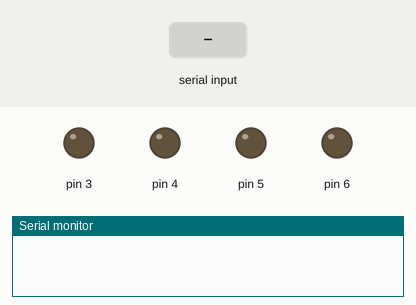
Recording of a sketch running on a simulated Arduino Uno, built with avr-gcc and run on an emulated ATmega328P. Shown: output pins drawn as LEDs (lit = HIGH), the last lines printed to the serial monitor. Inputs (shaded band) come from the test bench.

Above: at 1.2 s.
1.3 s: "*forword#" received over the second serial link
At 2.0 s:
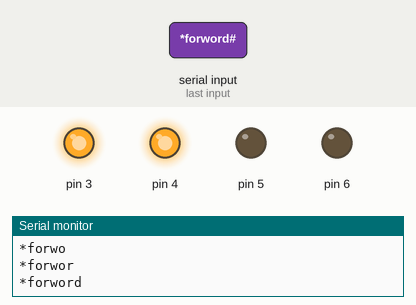
2.8 s: "*backword#" received over the second serial link
At 3.5 s:
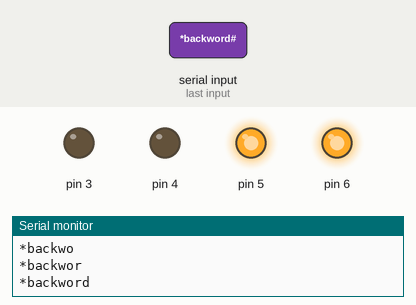
4.4 s: "*left#" received over the second serial link
At 5.1 s:
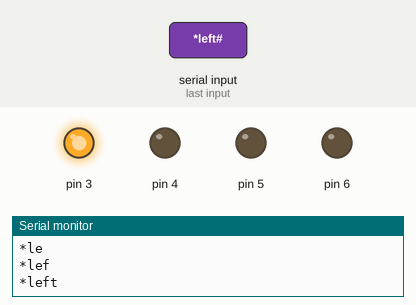
6.7 s: "*right#" received over the second serial link
At 7.4 s:
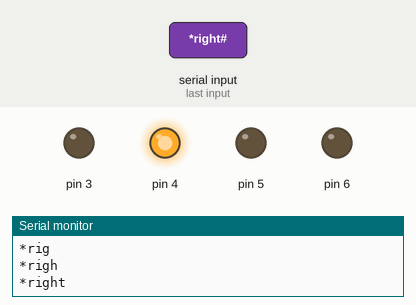
Timing chart, 0 to 9.7 s (numbered marks = the images above; inputs shaded):
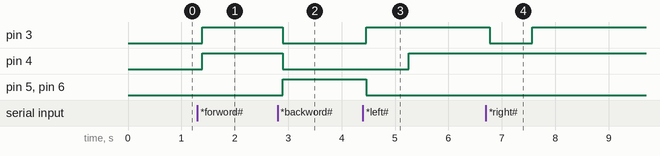

Measured:
- after the input at 1.3 s, pin 3, pin 4: LOW → HIGH after 0.09 s
- after the input at 2.8 s, pin 3, pin 4: HIGH → LOW after 0.10 s; pin 5, pin 6: LOW → HIGH after 0.10 s
- after the input at 4.4 s, pin 3: LOW → HIGH after 0.06 s; pin 4: LOW → HIGH after 0.86 s; pin 5, pin 6: HIGH → LOW after 0.06 s
- after the input at 6.7 s, pin 3: HIGH → LOW after 0.07 s, → HIGH 0.80 s later

The sketch:

voiceCar.ino
```cpp
#include <SoftwareSerial.h>

SoftwareSerial BT(0, 1);
String readvoice;

void setup() {
 BT.begin(9600);
 Serial.begin(9600);
  pinMode(4, OUTPUT);
  pinMode(3, OUTPUT);
  pinMode(5, OUTPUT);
  pinMode(6, OUTPUT);

}

void loop() {
  while (BT.available()){
  delay(10);
  char c = BT.read();
    Serial.println(readvoice);
  readvoice += c;
  }
  if (readvoice.length() > 0) {

  if(readvoice == "*forword#")
  {
    digitalWrite(3, HIGH);
    digitalWrite (4, HIGH);
    digitalWrite(5,LOW);
    digitalWrite(6,LOW);
    delay(100);
  }

  else if(readvoice == "*backword#")
  {
    digitalWrite(3, LOW);
    digitalWrite(4, LOW);
    digitalWrite(5, HIGH);
    digitalWrite(6,HIGH);
    delay(100);
  }

  else if (readvoice == "*left#")
  {
    digitalWrite (3,HIGH);
    digitalWrite (4,LOW);
    digitalWrite (5,LOW);
    digitalWrite (6,LOW);
   delay (800);
      digitalWrite(3, HIGH);
    digitalWrite (4, HIGH);
    digitalWrite(5,LOW);
    digitalWrite(6,LOW);
    delay(100);

  }

 else if ( readvoice == "*right#")
 {
   digitalWrite (3, LOW);
   digitalWrite (4, HIGH);
   digitalWrite (5, LOW);
   digitalWrite (6, LOW);
   delay (800);
      digitalWrite(3, HIGH);
    digitalWrite (4, HIGH);
    digitalWrite(5,LOW);
    digitalWrite(6,LOW);
    delay(100);
 }

 else if (readvoice == "*stop#")
 {
   digitalWrite (3, LOW);
   digitalWrite (4, LOW);
   digitalWrite (5, LOW);
   digitalWrite (6, LOW);
   delay (100);
 }


 readvoice="";}}
```
